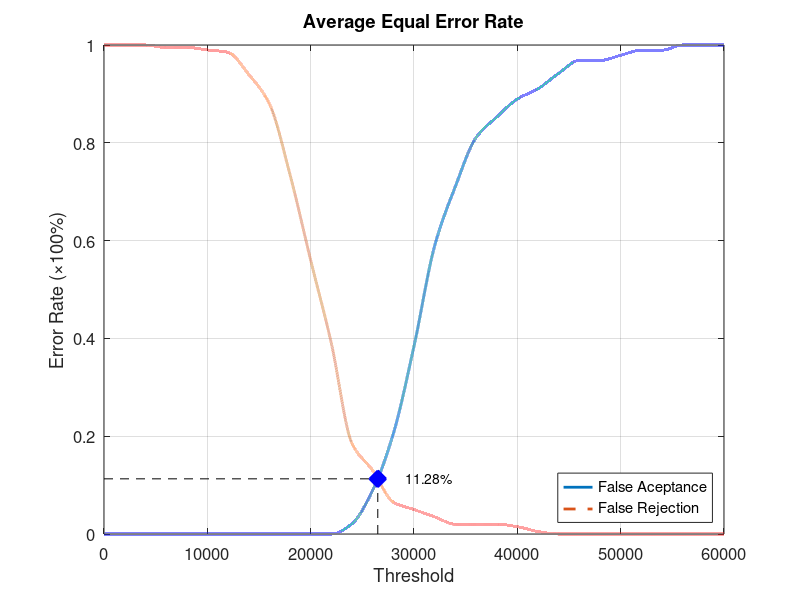
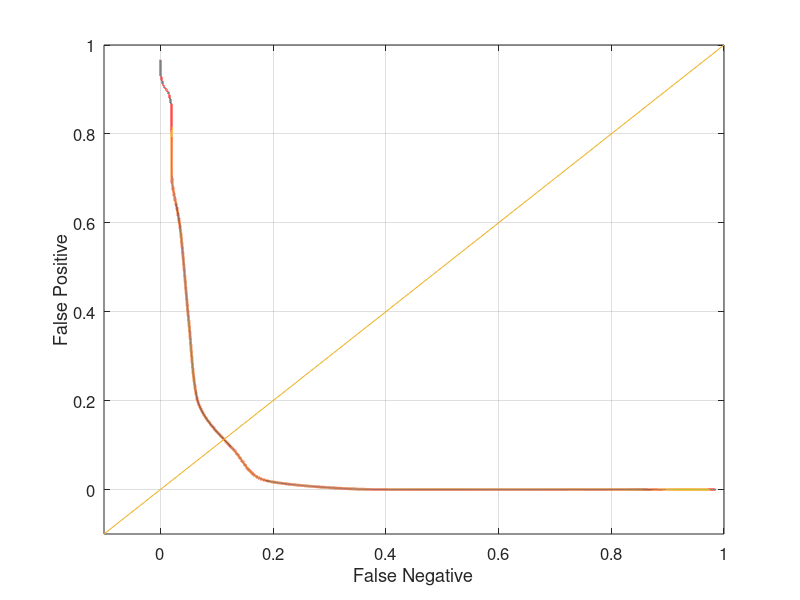

Reproduce these figures in MATLAB, in order.
function yEER = Database1_1
close all;
clear;
clc;
x = 0:2000:60000;
xq = 0:0.5:60000;

y0 = [0 0 0 0 0 0 0 0 0 0 0 0 0.0210526 0.0894737 0.205263 0.384211 0.589474 0.710526 0.810526 0.852632 0.889474 0.910526 0.942105 0.968421 0.968421 0.978947 0.989474 0.989474 1 1 1];
yy0 = interp1(x, y0, xq, 'pchip');
y1 = [1 1 1 0.995 0.995 0.99 0.985 0.94 0.88 0.735 0.56 0.39 0.185 0.13 0.065 0.05 0.035 0.02 0.02 0.02 0.015 0.005 0 0 0 0 0 0 0 0 0];
yy1 = interp1(x, y1, xq, 'pchip');

% Calculating EER: 
y2 = abs(y0 - y1);
find(y2 == min(y2))
yy2 = abs(yy0 - yy1);
xEER = find(yy2 == min(yy2));
xEERIndex = xq(xEER) % X-axis EER
yEER = yy0(xEER) % Y-axis EER

main = figure
plot(xq, yy0,'-','LineWidth', 2);	hold on
plot(xq, yy1,'--','LineWidth', 2);	hold on
plot([xEERIndex xEERIndex], [0 yEER], 'k--');	hold on
plot([0 xEERIndex], [yEER yEER], 'k--');	hold on
plot(xEERIndex, yEER, 'bx', 'LineWidth', 10);	hold on
text(xEERIndex + 10 * xEERIndex / 100, yEER, [num2str(round((10000 * yEER)) / 100) '%'])
legend('False Aceptance', 'False Rejection', 'Location', 'SouthEast')
xlabel('Threshold')
ylabel('Error Rate (\times100%)')
title('Average Equal Error Rate')
set(gca, 'FontSize', 12)
axis([0 60000 0 1])
grid on

print(main, 'Database1_1Main', '-dpng');
FNRxFPR = figure('Color', [1 1 1]);
plot(yy1, yy0, '-', yy1, yy0, 'LineWidth', 2);
hold on
y = -0.1:0.1:1
plot(y, y); 
set(gca, 'FontSize', 12)
xlabel('False Negative')
ylabel('False Positive')
axis([-0.1 1 -0.1 1])
set(gca, 'FontSize', 12)
grid on

print(FNRxFPR, 'Database1_1FNRxFPR','-dpng');
end
